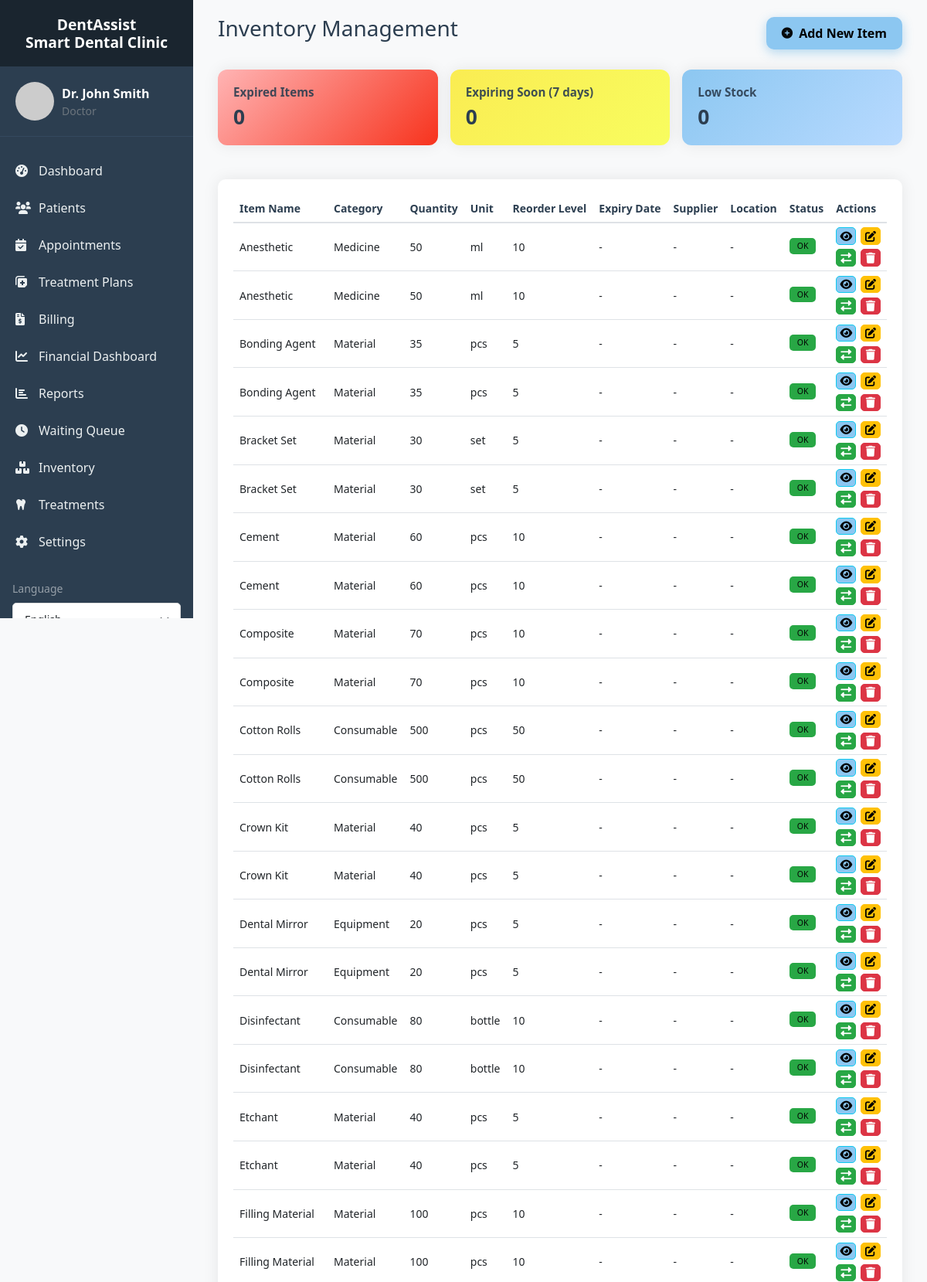
/inventory/index.php (signed in, upper part), run on the app's committed database.
### tables this page shows
CREATE TABLE `inventory` (
  `id` int(11) NOT NULL,
  `item_name` varchar(100) NOT NULL,
  `category` varchar(50) DEFAULT NULL,
  `description` text DEFAULT NULL,
  `quantity` int(11) DEFAULT 0,
  `unit` varchar(20) DEFAULT NULL,
  `reorder_level` int(11) DEFAULT 10,
  `reorder_quantity` int(11) DEFAULT 0,
  `supplier_name` varchar(100) DEFAULT NULL,
  `supplier_contact` varchar(100) DEFAULT NULL,
  `supplier_phone` varchar(20) DEFAULT NULL,
  `supplier_email` varchar(100) DEFAULT NULL,
  `cost_per_unit` decimal(10,2) DEFAULT NULL,
  `selling_price` decimal(10,2) DEFAULT NULL,
  `expiry_date` date DEFAULT NULL,
  `lot_number` varchar(50) DEFAULT NULL,
  `location` varchar(50) DEFAULT NULL,
  `barcode` varchar(100) DEFAULT NULL,
  `created_at` timestamp NOT NULL DEFAULT current_timestamp(),
  `updated_at` timestamp NOT NULL DEFAULT current_timestamp() ON UPDATE current_timestamp(),
  `created_by` int(11) DEFAULT NULL
);

### includes/db.php (called while the page is built, shortened)
<?php
class Database {
    private $host = DB_HOST;
    private $user = DB_USER;
    private $pass = DB_PASS;
    private $dbname = DB_NAME;
    private $conn;
    private static $instance = null;
    private function __construct() {
        try {
            $this->conn = new mysqli($this->host, $this->user, $this->pass, $this->dbname);
            $this->conn->set_charset("utf8mb4");
        } catch (Exception $e) {
            die("Database connection error: " . $e->getMessage());
        }
    }
    public static function getInstance() {
        if (self::$instance == null) {
            self::$instance = new Database();
        }
        return self::$instance;
    }
    public function query($sql, $params = [], $types = "") {
        $stmt = $this->conn->prepare($sql);
        if (!empty($params)) {
            if (empty($types)) {
                $types = $this->determineTypes($params);
            }
            $stmt->bind_param($types, ...$params);
        }
        $stmt->execute();
        return $stmt;
    }
    private function determineTypes($params) {
        $types = '';
        foreach ($params as $param) {
            if (is_int($param)) {
                $types .= 'i';
            } elseif (is_float($param)) {
                $types .= 'd';
            } elseif (is_string($param)) {
                $types .= 's';
            } else {
                $types .= 'b';
            }
        }
        return $types;
    }
    public function fetchOne($sql, $params = [], $types = "") {
        $stmt = $this->query($sql, $params, $types);
        $result = $stmt->get_result();
        if ($result && $result->num_rows > 0) {
            return $result->fetch_assoc();
        }
        return null;
    }
    public function fetchAll($sql, $params = [], $types = "") {
        $stmt = $this->query($sql, $params, $types);
        $result = $stmt->get_result();
        if ($result) {
            return $result->fetch_all(MYSQLI_ASSOC);
        }
        return [];
    }
}
?>

### inventory/index.php (the view, shortened to what this page needs)
<?php
require_once '../includes/db.php';
$db = Database::getInstance();
$items = $db->fetchAll(
    "SELECT * FROM inventory ORDER BY
        CASE
            WHEN expiry_date IS NOT NULL AND expiry_date < CURDATE() THEN 1
            WHEN quantity <= reorder_level THEN 2
            ELSE 3
        END, item_name"
);
include '../layouts/header.php';
?>
<div class="container-fluid">
    <div class="d-flex justify-content-between align-items-center mb-4 inventory-page-header">
        <h1 class="h3 inventory-page-title">Inventory Management</h1>
        <a href="add.php" class="btn btn-add-inventory">
            <i class="fas fa-plus-circle"></i> Add New Item
        </a>
    </div>
    <div class="row mb-4 g-3">
        <div class="col-md-4">
            <div class="card summary-card summary-expired">
                <div class="card-body">
                    <h5 class="card-title">Expired Items</h5>
                    <h2><?php
                        $expired = $db->fetchOne("SELECT COUNT(*) as count FROM inventory WHERE expiry_date IS NOT NULL AND expiry_date < CURDATE()");
                        echo $expired['count'];
                    ?></h2>
                </div>
            </div>
        </div>
        <div class="col-md-4">
            <div class="card summary-card summary-expiring">
                <div class="card-body">
                    <h5 class="card-title">Expiring Soon (7 days)</h5>
                    <h2><?php
                        $expiring = $db->fetchOne("SELECT COUNT(*) as count FROM inventory WHERE expiry_date IS NOT NULL AND expiry_date BETWEEN CURDATE() AND DATE_ADD(CURDATE(), INTERVAL 7 DAY)");
                        echo $expiring['count'];
                    ?></h2>
                </div>
            </div>
        </div>
        <div class="col-md-4">
            <div class="card summary-card summary-low">
                <div class="card-body">
                    <h5 class="card-title">Low Stock</h5>
                    <h2><?php
                        $lowstock = $db->fetchOne("SELECT COUNT(*) as count FROM inventory WHERE quantity <= reorder_level AND quantity > 0");
                        echo $lowstock['count'];
                    ?></h2>
                </div>
            </div>
        </div>
    </div>
    <div class="card">
        <div class="card-body inventory-table-wrap">
            <div class="table-responsive">
                <table class="table table-hover inventory-list-table mb-0">
                    <thead>
                        <tr>
                            <th>Item Name</th>
                            <th>Category</th>
                            <th>Quantity</th>
                            <th>Unit</th>
                            <th>Reorder Level</th>
                            <th>Expiry Date</th>
                            <th>Supplier</th>
                            <th>Location</th>
                            <th>Status</th>
                            <th>Actions</th>
                        </tr>
                    </thead>
                    <tbody>
                        <?php foreach ($items as $item):
                            $statusItems = [];
                            $statusClasses = [];
                            if (empty($statusItems)) {
                                $statusItems[] = 'OK';
                                $statusClasses['OK'] = 'badge-inv-ok';
                            }
                        ?>
                        <tr>
                            <td><?php echo htmlspecialchars($item['item_name']); ?></td>
                            <td><?php echo htmlspecialchars($item['category'] ?? '-'); ?></td>
                            <td><?php echo $item['quantity']; ?></td>
                            <td><?php echo htmlspecialchars($item['unit'] ?? '-'); ?></td>
                            <td><?php echo $item['reorder_level']; ?></td>
                            <td><?php
                                $expiry = $item['expiry_date'];
                                $validExpiry = (!empty($expiry) && $expiry !== '0000-00-00' && strtotime($expiry) !== false);
                                if ($validExpiry) {
                                    echo date("M d, Y", strtotime($expiry));
                                } else {
                                    echo "-";
                                }
                            ?></td>
                            <td><?php echo htmlspecialchars($item['supplier_name'] ?? '-'); ?></td>
                            <td><?php echo htmlspecialchars($item['location'] ?? '-'); ?></td>
                            <td>
                                <?php foreach ($statusItems as $statusLabel): ?>
                                    <span class="badge <?php echo $statusClasses[$statusLabel]; ?> me-1 mb-1"><?php echo $statusLabel; ?></span>
                                <?php endforeach; ?>
                            </td>
                            <td>
                                <div class="inventory-actions">
                                    <a href="view.php?id=<?php echo $item['id']; ?>" class="btn btn-sm btn-info" title="View" style="background-color: rgb(140, 199, 241);">
                                        <i class="fas fa-eye"></i>
                                    </a>
                                    <a href="edit.php?id=<?php echo $item['id']; ?>" class="btn btn-sm btn-warning" title="Edit">
                                        <i class="fas fa-edit"></i>
                                    </a>
                                    <a href="transaction.php?id=<?php echo $item['id']; ?>" class="btn btn-sm btn-success" title="Add Transaction">
                                        <i class="fas fa-exchange-alt"></i>
                                    </a>
                                    <button type="button" class="btn btn-sm btn-danger btn-delete-inventory" title="Delete"
                                       data-id="<?php echo (int) $item['id']; ?>"
                                       data-name="<?php echo htmlspecialchars($item['item_name'], ENT_QUOTES, 'UTF-8'); ?>">
                                        <i class="fas fa-trash"></i>
                                    </button>
                                </div>
                            </td>
                        </tr>
                        <?php endforeach; ?>
                    </tbody>
                </table>
            </div>
        </div>
    </div>
</div>
<?php
include '../layouts/footer.php';
?>

### assets/css/style.css (style rules this page uses)
:root { --primary-color: #3498db; --secondary-color: #2c3e50; --success-color: #28a745; --danger-color: #dc3545; --warning-color: #ffc107; --info-color: #17a2b8; --light-color: #f8f9fa; --dark-color: #343a40; }
body { font-family: 'Segoe UI', Tahoma, Geneva, Verdana, sans-serif; background-color: #f8f9fa; margin: 0; padding: 0; }
h1, h2, h3, h4, h5, h6 { color: var(--secondary-color); font-weight: 600; }
.card { border: none; border-radius: 10px; box-shadow: 0 0 20px rgba(0,0,0,0.08); margin-bottom: 20px; }
.card-body { padding: 20px; }
.table { margin-bottom: 0; }
.table thead th { border-top: none; border-bottom: 2px solid #dee2e6; font-weight: 600; color: var(--secondary-color); }
.btn { border-radius: 5px; padding: 8px 20px; font-weight: 500; transition: all 0.3s; }
.btn-success { background-color: var(--success-color); border-color: var(--success-color); }
.btn-warning { background-color: var(--warning-color); border-color: var(--warning-color); }
.btn-danger { background-color: var(--danger-color); border-color: var(--danger-color); }
.badge { padding: 5px 10px; border-radius: 5px; font-weight: 500; }

### inventory/index.php (style rules this page uses)
.inventory-page-title { margin-bottom: 0.75rem; }
.inventory-page-header { flex-wrap: wrap; gap: 0.75rem; }
.summary-card { border: none; border-radius: 12px; color: #1a1a2e; }
.summary-card.summary-expired { background: linear-gradient(135deg,rgb(255, 180, 180) 0%,rgb(247, 51, 29) 100%); }
.summary-card.summary-expiring { background: linear-gradient(135deg,rgb(250, 236, 82) 0%,rgb(248, 253, 95) 100%); }
.summary-card.summary-low { background: linear-gradient(135deg,rgb(140, 199, 241) 0%, #b8daff 100%); color: #1a1a2e; }
.summary-card .card-title { font-size: 0.95rem; font-weight: 600; opacity: 0.9; }
.summary-card h2 { font-size: 1.65rem; font-weight: 700; margin-bottom: 0; }
.inventory-table-wrap .table { font-size: 0.875rem; }
.inventory-table-wrap .table thead th { padding: 0.45rem 0.5rem; vertical-align: middle; white-space: nowrap; }
.inventory-table-wrap .table tbody td { padding: 0.35rem 0.5rem; vertical-align: middle; }
.inventory-table-wrap .table tbody tr { height: auto; }
.badge-inv-ok { background-color:rgb(40, 167, 69); color:rgb(4, 5, 4); }
.inventory-actions { display: grid; grid-template-columns: repeat(2, minmax(0, 1fr)); gap: 0.35rem; max-width: 112px; }
.inventory-actions .btn { padding: 0.2rem 0.35rem; display: inline-flex; align-items: center; justify-content: center; }
.btn-add-inventory { display: inline-flex; align-items: center; gap: 0.5rem; padding: 0.55rem 1.25rem; font-weight: 600; border-radius: 10px; border: none; background: rgb(140, 199, 241 ); color: black; box-shadow: 0 4px 14px rgba(52, 152, 219, 0.35); transition: transform 0.15s ease, box-shadow 0.15s ease; }
.btn-add-inventory i { font-size: 0.9em; opacity: 0.95; }

### data on the page
inventory: item_name "Anesthetic", category "Medicine", quantity "50", unit "ml", reorder_level "10", supplier_name "-", location "-", statusLabel "OK"
inventory: item_name "Anesthetic", category "Medicine", quantity "50", unit "ml", reorder_level "10", supplier_name "-", location "-", statusLabel "OK"
inventory: item_name "Bonding Agent", category "Material", quantity "35", unit "pcs", reorder_level "5", supplier_name "-", location "-", statusLabel "OK"
inventory: item_name "Bonding Agent", category "Material", quantity "35", unit "pcs", reorder_level "5", supplier_name "-", location "-", statusLabel "OK"
inventory: item_name "Bracket Set", category "Material", quantity "30", unit "set", reorder_level "5", supplier_name "-", location "-", statusLabel "OK"
inventory: item_name "Bracket Set", category "Material", quantity "30", unit "set", reorder_level "5", supplier_name "-", location "-", statusLabel "OK"
inventory: item_name "Cement", category "Material", quantity "60", unit "pcs", reorder_level "10", supplier_name "-", location "-", statusLabel "OK"
inventory: item_name "Cement", category "Material", quantity "60", unit "pcs", reorder_level "10", supplier_name "-", location "-", statusLabel "OK"
inventory: item_name "Composite", category "Material", quantity "70", unit "pcs", reorder_level "10", supplier_name "-", location "-", statusLabel "OK"
inventory: item_name "Composite", category "Material", quantity "70", unit "pcs", reorder_level "10", supplier_name "-", location "-", statusLabel "OK"
inventory: item_name "Cotton Rolls", category "Consumable", quantity "500", unit "pcs", reorder_level "50", supplier_name "-", location "-", statusLabel "OK"
inventory: item_name "Cotton Rolls", category "Consumable", quantity "500", unit "pcs", reorder_level "50", supplier_name "-", location "-", statusLabel "OK"
inventory: item_name "Crown Kit", category "Material", quantity "40", unit "pcs", reorder_level "5", supplier_name "-", location "-", statusLabel "OK"
inventory: item_name "Crown Kit", category "Material", quantity "40", unit "pcs", reorder_level "5", supplier_name "-", location "-", statusLabel "OK"
inventory: item_name "Dental Mirror", category "Equipment", quantity "20", unit "pcs", reorder_level "5", supplier_name "-", location "-", statusLabel "OK"
inventory: item_name "Dental Mirror", category "Equipment", quantity "20", unit "pcs", reorder_level "5", supplier_name "-", location "-", statusLabel "OK"
inventory: item_name "Disinfectant", category "Consumable", quantity "80", unit "bottle", reorder_level "10", supplier_name "-", location "-", statusLabel "OK"
inventory: item_name "Disinfectant", category "Consumable", quantity "80", unit "bottle", reorder_level "10", supplier_name "-", location "-", statusLabel "OK"
inventory: item_name "Etchant", category "Material", quantity "40", unit "pcs", reorder_level "5", supplier_name "-", location "-", statusLabel "OK"
inventory: item_name "Etchant", category "Material", quantity "40", unit "pcs", reorder_level "5", supplier_name "-", location "-", statusLabel "OK"
inventory: item_name "Filling Material", category "Material", quantity "100", unit "pcs", reorder_level "10", supplier_name "-", location "-", statusLabel "OK"
inventory: item_name "Filling Material", category "Material", quantity "100", unit "pcs", reorder_level "10", supplier_name "-", location "-", statusLabel "OK"

### other printed values
SITE_NAME "DentAssist Smart Dental Clinic"
$_SESSION['full_name'] "Dr. John Smith"
$role "Doctor"
__('dashboard', 'Dashboard') "Dashboard"
__('patients', 'Patients') "Patients"
__('appointments', 'Appointments') "Appointments"
__('treatment_plans', 'Treatment Plans') "Treatment Plans"
__('billing', 'Billing') "Billing"
__('financial_dashboard', 'Financial Dashboard') "Financial Dashboard"
__('reports', 'Reports') "Reports"
__('queue', 'Waiting Queue') "Waiting Queue"
__('inventory', 'Inventory') "Inventory"
__('treatments', 'Treatments') "Treatments"
__('settings', 'Settings') "Settings"
__('language', 'Language') "Language"
